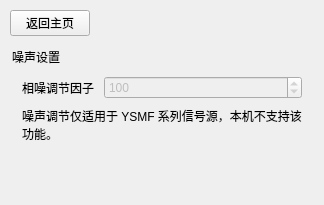
<?xml version='1.0' encoding='utf-8'?>
<ui version="4.0">
 <class>NoisePage</class>
 <widget class="QWidget" name="NoisePage">
  <property name="pageRoot" stdset="0">
   <bool>true</bool>
  </property>
  <layout class="QVBoxLayout" name="noisePageLayout">
   <property name="spacing">
    <number>10</number>
   </property>
   <property name="leftMargin">
    <number>10</number>
   </property>
   <property name="topMargin">
    <number>10</number>
   </property>
   <property name="rightMargin">
    <number>10</number>
   </property>
   <property name="bottomMargin">
    <number>10</number>
   </property>
   <item alignment="Qt::AlignLeft">
    <widget class="QPushButton" name="backNoiseButton">
     <property name="text">
      <string>返回主页</string>
     </property>
    </widget>
   </item>
   <item>
    <widget class="QWidget" name="noiseCard">
     <property name="card" stdset="0">
      <bool>true</bool>
     </property>
     <layout class="QVBoxLayout" name="noiseCardOuterLayout">
      <property name="spacing">
       <number>0</number>
      </property>
      <property name="leftMargin">
       <number>2</number>
      </property>
      <property name="topMargin">
       <number>2</number>
      </property>
      <property name="rightMargin">
       <number>2</number>
      </property>
      <property name="bottomMargin">
       <number>2</number>
      </property>
      <item>
       <widget class="QLabel" name="noiseCardHeader">
        <property name="cardHeader" stdset="0">
         <bool>true</bool>
        </property>
        <property name="text">
         <string>噪声设置</string>
        </property>
       </widget>
      </item>
      <item>
       <widget class="QWidget" name="noiseCardBody">
        <property name="cardBody" stdset="0">
         <bool>true</bool>
        </property>
        <layout class="QVBoxLayout" name="noiseBodyLayout">
         <property name="spacing">
          <number>8</number>
         </property>
         <property name="leftMargin">
          <number>10</number>
         </property>
         <property name="topMargin">
          <number>10</number>
         </property>
         <property name="rightMargin">
          <number>10</number>
         </property>
         <property name="bottomMargin">
          <number>10</number>
         </property>
         <item>
          <layout class="QFormLayout" name="noiseFormLayout">
           <property name="horizontalSpacing">
            <number>10</number>
           </property>
           <item row="0" column="0">
            <widget class="QLabel" name="labelNoiseFactor">
             <property name="text">
              <string>相噪调节因子</string>
             </property>
            </widget>
           </item>
           <item row="0" column="1">
            <widget class="QSpinBox" name="noiseFactorSpin">
             <property name="enabled">
              <bool>false</bool>
             </property>
             <property name="maximum">
              <number>9999</number>
             </property>
             <property name="value">
              <number>100</number>
             </property>
            </widget>
           </item>
          </layout>
         </item>
         <item>
          <widget class="QLabel" name="noiseNoteLabel">
           <property name="wordWrap">
            <bool>true</bool>
           </property>
           <property name="text">
            <string>噪声调节仅适用于 YSMF 系列信号源，本机不支持该功能。</string>
           </property>
          </widget>
         </item>
        </layout>
       </widget>
      </item>
     </layout>
    </widget>
   </item>
   <item>
    <spacer name="noisePageSpacer">
     <property name="orientation">
      <enum>Qt::Vertical</enum>
     </property>
     <property name="sizeHint" stdset="0">
      <size>
       <width>20</width>
       <height>40</height>
      </size>
     </property>
    </spacer>
   </item>
  </layout>
 </widget>
 <resources />
 <connections />
</ui>
